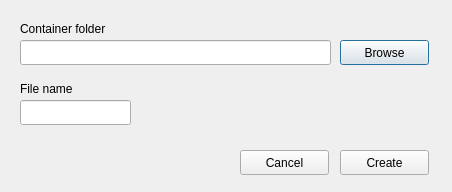
<?xml version="1.0" encoding="UTF-8"?>
<ui version="4.0">
 <class>CreateDatafileDialog</class>
 <widget class="QDialog" name="CreateDatafileDialog">
  <property name="geometry">
   <rect>
    <x>0</x>
    <y>0</y>
    <width>452</width>
    <height>192</height>
   </rect>
  </property>
  <property name="sizePolicy">
   <sizepolicy hsizetype="Preferred" vsizetype="Preferred">
    <horstretch>0</horstretch>
    <verstretch>0</verstretch>
   </sizepolicy>
  </property>
  <property name="minimumSize">
   <size>
    <width>452</width>
    <height>192</height>
   </size>
  </property>
  <property name="maximumSize">
   <size>
    <width>452</width>
    <height>192</height>
   </size>
  </property>
  <property name="windowTitle">
   <string>Dialog</string>
  </property>
  <widget class="QLineEdit" name="folder_ed">
   <property name="geometry">
    <rect>
     <x>20</x>
     <y>40</y>
     <width>311</width>
     <height>25</height>
    </rect>
   </property>
  </widget>
  <widget class="QPushButton" name="browsebtn">
   <property name="geometry">
    <rect>
     <x>340</x>
     <y>40</y>
     <width>89</width>
     <height>25</height>
    </rect>
   </property>
   <property name="text">
    <string>Browse</string>
   </property>
  </widget>
  <widget class="QLabel" name="label">
   <property name="geometry">
    <rect>
     <x>20</x>
     <y>20</y>
     <width>301</width>
     <height>17</height>
    </rect>
   </property>
   <property name="text">
    <string>Container folder</string>
   </property>
  </widget>
  <widget class="QLabel" name="label_2">
   <property name="geometry">
    <rect>
     <x>20</x>
     <y>80</y>
     <width>101</width>
     <height>17</height>
    </rect>
   </property>
   <property name="text">
    <string>File name</string>
   </property>
  </widget>
  <widget class="QLineEdit" name="name_ed">
   <property name="geometry">
    <rect>
     <x>20</x>
     <y>100</y>
     <width>111</width>
     <height>25</height>
    </rect>
   </property>
  </widget>
  <widget class="QLabel" name="outputlbl">
   <property name="geometry">
    <rect>
     <x>140</x>
     <y>100</y>
     <width>291</width>
     <height>21</height>
    </rect>
   </property>
   <property name="sizePolicy">
    <sizepolicy hsizetype="Preferred" vsizetype="Preferred">
     <horstretch>0</horstretch>
     <verstretch>0</verstretch>
    </sizepolicy>
   </property>
   <property name="text">
    <string/>
   </property>
   <property name="alignment">
    <set>Qt::AlignRight|Qt::AlignTrailing|Qt::AlignVCenter</set>
   </property>
  </widget>
  <widget class="QPushButton" name="createbtn">
   <property name="geometry">
    <rect>
     <x>340</x>
     <y>150</y>
     <width>89</width>
     <height>25</height>
    </rect>
   </property>
   <property name="text">
    <string>Create</string>
   </property>
  </widget>
  <widget class="QPushButton" name="cancelbtn">
   <property name="geometry">
    <rect>
     <x>240</x>
     <y>150</y>
     <width>89</width>
     <height>25</height>
    </rect>
   </property>
   <property name="text">
    <string>Cancel</string>
   </property>
  </widget>
 </widget>
 <resources/>
 <connections/>
</ui>
